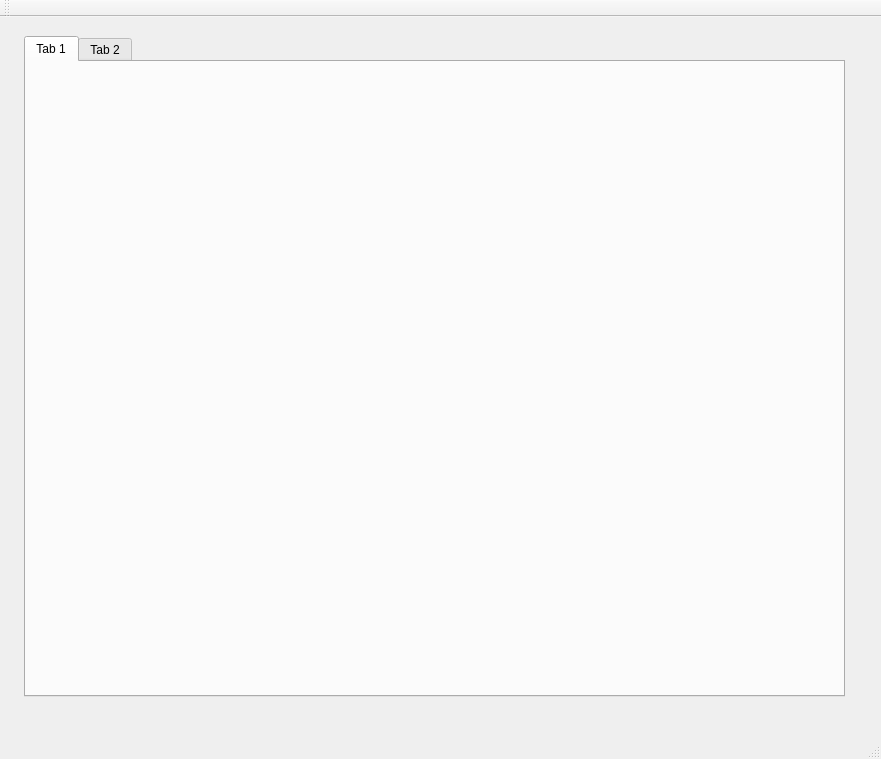
<?xml version="1.0" encoding="UTF-8"?>
<ui version="4.0">
 <class>PP3Class</class>
 <widget class="QMainWindow" name="PP3Class">
  <property name="geometry">
   <rect>
    <x>0</x>
    <y>0</y>
    <width>881</width>
    <height>759</height>
   </rect>
  </property>
  <property name="windowTitle">
   <string>PP3</string>
  </property>
  <widget class="QWidget" name="centralWidget">
   <widget class="QTabWidget" name="tabWidget">
    <property name="geometry">
     <rect>
      <x>24</x>
      <y>19</y>
      <width>821</width>
      <height>661</height>
     </rect>
    </property>
    <property name="currentIndex">
     <number>0</number>
    </property>
    <widget class="QWidget" name="tab">
     <attribute name="title">
      <string>Tab 1</string>
     </attribute>
    </widget>
    <widget class="QWidget" name="tab_2">
     <attribute name="title">
      <string>Tab 2</string>
     </attribute>
    </widget>
   </widget>
  </widget>
  <widget class="QMenuBar" name="menuBar">
   <property name="geometry">
    <rect>
     <x>0</x>
     <y>0</y>
     <width>881</width>
     <height>26</height>
    </rect>
   </property>
  </widget>
  <widget class="QToolBar" name="mainToolBar">
   <attribute name="toolBarArea">
    <enum>TopToolBarArea</enum>
   </attribute>
   <attribute name="toolBarBreak">
    <bool>false</bool>
   </attribute>
  </widget>
  <widget class="QStatusBar" name="statusBar"/>
 </widget>
 <layoutdefault spacing="6" margin="11"/>
 <resources>
  <include location="PP3.qrc"/>
 </resources>
 <connections/>
</ui>
